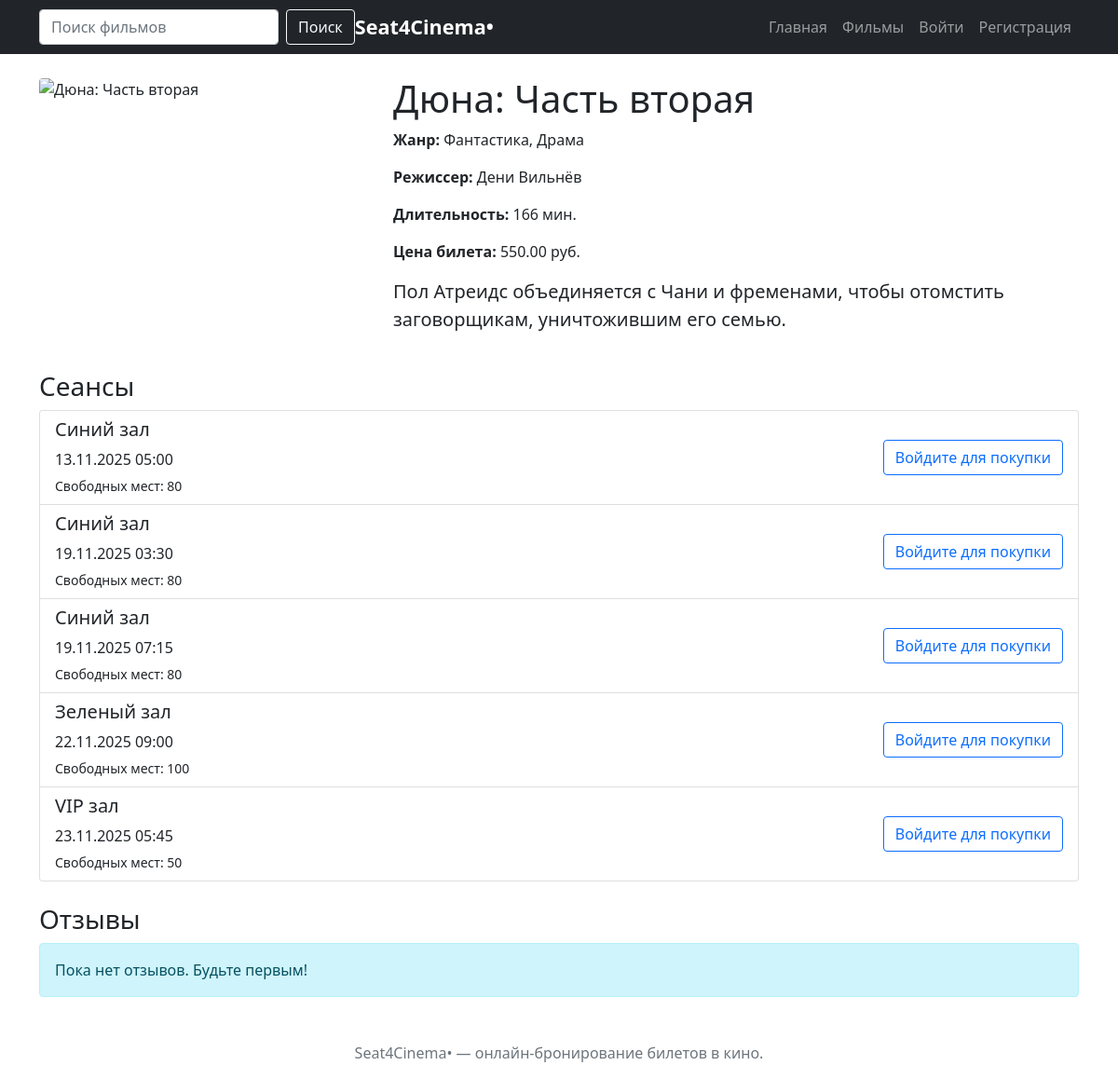
The app's page /movies/4/ with its own data.
### cinema/models.py (models this page shows, shortened)
class Movie(models.Model):
    title = models.CharField(max_length=200)
    description = models.TextField()
    duration = models.IntegerField(help_text="Длительность в минутах")
    genre = models.CharField(max_length=100)
    director = models.CharField(max_length=100)
    release_date = models.DateField()
    poster = models.ImageField(upload_to='posters/', blank=True, null=True)
    price = models.DecimalField(max_digits=6, decimal_places=2)
    poster = models.ImageField(upload_to='posters/', blank=True, null=True)
    poster_url = models.URLField(blank=True, null=True)

class Showtime(models.Model):
    movie = models.ForeignKey(Movie, on_delete=models.CASCADE)
    hall = models.ForeignKey(CinemaHall, on_delete=models.CASCADE)
    start_time = models.DateTimeField()
    end_time = models.DateTimeField()
    available_seats = models.IntegerField()

class CinemaHall(models.Model):
    name = models.CharField(max_length=100)
    seats = models.IntegerField()

### cinema/views.py (the view)
# urls.py: path('movies/<int:movie_id>/', views.movie_detail, name='movie_detail'),
def movie_detail(request, movie_id):
    movie = get_object_or_404(Movie.objects.select_related(), id=movie_id)
    showtimes = Showtime.objects.filter(
        movie=movie,
        start_time__gte=timezone.now()
    ).select_related('movie').order_by('start_time')
    reviews = Review.objects.filter(movie=movie).select_related('user').order_by('-created_at')[:10]  # лимит отзывов
    review_form = None
    if request.method == 'POST' and request.user.is_authenticated:
        review_form = ReviewForm(request.POST)
        if review_form.is_valid():
            review = review_form.save(commit=False)
            review.movie = movie
            review.user = request.user
            review.save()
            messages.success(request, 'Отзыв добавлен!')
            return redirect('movie_detail', movie_id=movie_id)
    else:
        if request.user.is_authenticated:
            review_form = ReviewForm()
    return render(request, 'cinema/movie_detail.html', {
        'movie': movie,
        'showtimes': showtimes,
        'reviews': reviews,
        'review_form': review_form
    })

### templates/cinema/movie_detail.html (shortened to what this page needs)
{% extends 'base.html' %}
{% block content %}
<div class="row">
    <div class="col-md-4">
        {% if movie.poster %}
            <img src="{{ movie.poster.url }}" class="img-fluid rounded" alt="{{ movie.title }}">
        {% elif movie.poster_url %}
            <img src="{{ movie.poster_url }}" class="img-fluid rounded" alt="{{ movie.title }}">
        {% else %}
            <div class="bg-secondary d-flex align-items-center justify-content-center rounded" style="height: 500px;">
                <span class="text-white">Нет изображения</span>
            </div>
        {% endif %}
    </div>
    <div class="col-md-8">
        <h1>{{ movie.title }}</h1>
        <p><strong>Жанр:</strong> {{ movie.genre }}</p>
        <p><strong>Режиссер:</strong> {{ movie.director }}</p>
        <p><strong>Длительность:</strong> {{ movie.duration }} мин.</p>
        <p><strong>Цена билета:</strong> {{ movie.price }} руб.</p>
        <p class="lead">{{ movie.description }}</p>
    </div>
</div>
<h3 class="mt-4">Сеансы</h3>
<div class="list-group">
    {% for showtime in showtimes %}
    <div class="list-group-item">
        <div class="d-flex justify-content-between align-items-center">
            <div>
                <h5>{{ showtime.hall.name }}</h5>
                <p class="mb-1">{{ showtime.start_time|date:"d.m.Y H:i" }}</p>
                <small>Свободных мест: {{ showtime.available_seats }}</small>
            </div>
            {% if user.is_authenticated %}
            <a href="{% url 'book_ticket' showtime.id %}" class="btn btn-success">Купить билет</a>
            {% else %}
            <a href="{% url 'login' %}" class="btn btn-outline-primary">Войдите для покупки</a>
            {% endif %}
        </div>
    </div>
    {% empty %}
    <div class="list-group-item">
        <p class="text-muted">Нет доступных сеансов</p>
    </div>
    {% endfor %}
</div>
<h3 class="mt-4">Отзывы</h3>
{% for review in reviews %}
<div class="card mb-3">
    <div class="card-body">
        <h6>{{ review.user.username }}</h6>
        <div class="text-warning">
            {% for i in "12345" %}
                {% if forloop.counter <= review.rating %}★{% else %}☆{% endif %}
            {% endfor %}
        </div>
        <p class="mt-2">{{ review.comment }}</p>
        <small class="text-muted">{{ review.created_at|date:"d.m.Y H:i" }}</small>
    </div>
</div>
{% empty %}
<div class="alert alert-info">
    Пока нет отзывов. Будьте первым!
</div>
{% endfor %}
{% endblock %}

### records on screen
Movie: title "Дюна: Часть вторая", genre "Фантастика, Драма", director "Дени Вильнёв", duration "166", price "550.00", description "Пол Атреидс объединяется с Чани и фременами, чтобы отомстить заговорщикам, уничтожившим его семью."
Showtime: hall.name "Синий зал", start_time "13.11.2025 05:00", available_seats "80"
Showtime: hall.name "Синий зал", start_time "19.11.2025 03:30", available_seats "80"
Showtime: hall.name "Синий зал", start_time "19.11.2025 07:15", available_seats "80"
Showtime: hall.name "Зеленый зал", start_time "22.11.2025 09:00", available_seats "100"
Showtime: hall.name "VIP зал", start_time "23.11.2025 05:45", available_seats "50"
